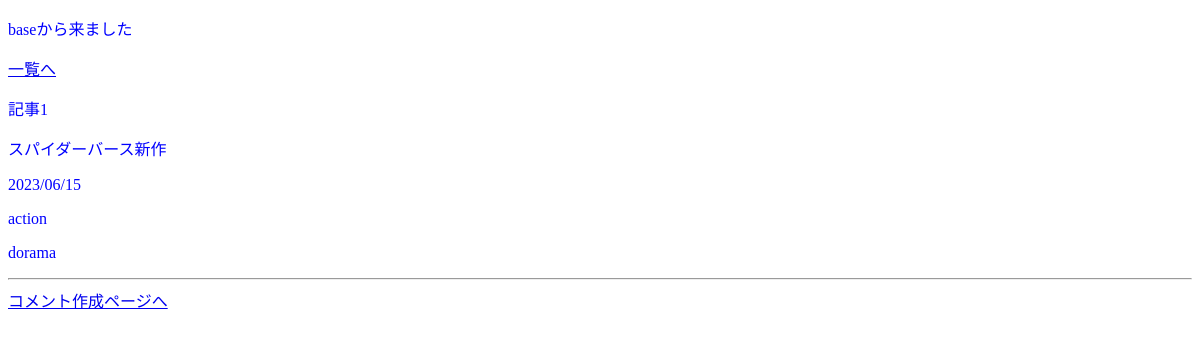
The app's page /article/detail/1/, older data.
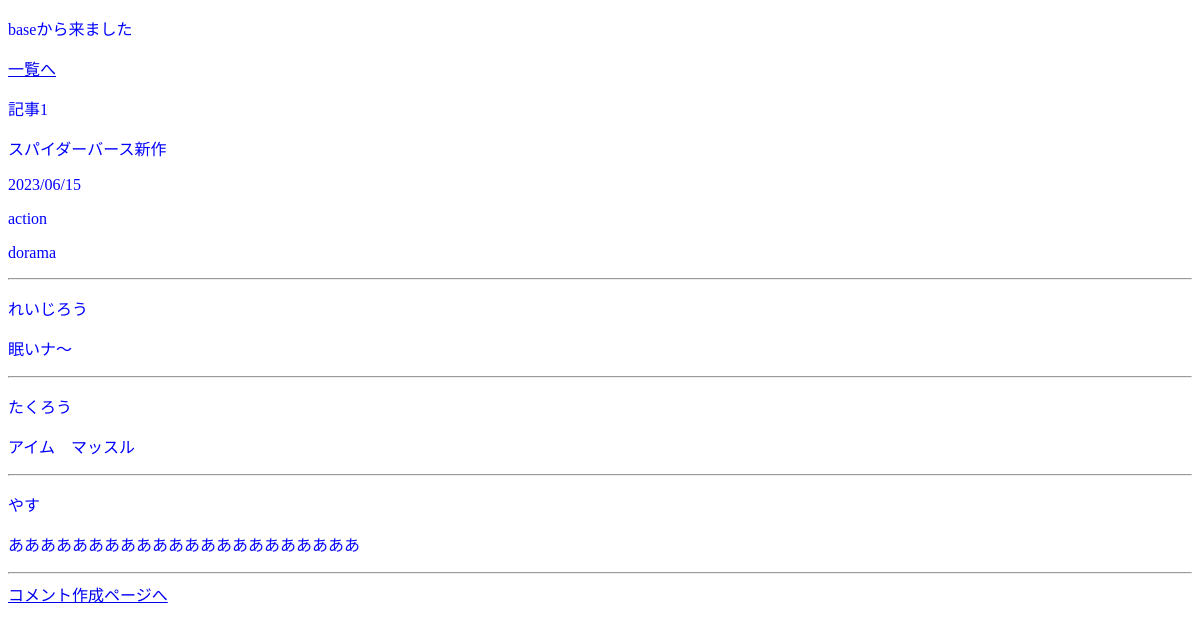
The same page, newer data.
### blog/models.py (models this page shows, shortened)
class Article(models.Model):
    title = models.CharField('タイトル', max_length=255)
    text = models.TextField('本文') # 複数行の入力欄
    created_at = models.DateTimeField('作成日', default=timezone.now)
    category = models.ForeignKey(Category, on_delete=models.PROTECT, verbose_name='カテゴリ')
    tags = models.ManyToManyField(Tag, blank=True, null=True, verbose_name='タグ')

class Category(models.Model):
    name = models.CharField('カテゴリ名', max_length=255)
    def __str__(self):
        return self.name

class Tag(models.Model):
    name = models.CharField('タグ名', max_length=255)

class Comment(models.Model):
    name = models.CharField('名前', default='名無し',max_length=255)
    text = models.TextField('コメント内容')
    target = models.ForeignKey(
        Article, on_delete=models.SET_NULL,
        blank=True, null=True,
        verbose_name='紐づく記事'
    )

### blog/views.py (the view)
# urls.py: path('article/detail/<int:pk>/', views.ArticleDetailView.as_view(), name='article_detail'),
class ArticleDetailView(generic.DetailView):
    model = Article
    template_name = 'blog/article_detail.html'

### templates/blog/article_detail.html
{% extends 'base.html' %}
{% block content %}
    <p>{{ article.title }}</p>
    <p>{{ article.text }}</p>
    <p>{{ article.created_at|date:'Y/m/d'}}</p>
    <p>{{ article.category }}</p>
    <p>
        {% for tag in article.tags.all %}
            {{ tag.name }}
        {% endfor %}
    </p>
    <hr>
{% for comment in article.comment_set.all %}
    <div>
        <p>{{ comment.name }}</p>
        <p>{{ comment.text | linebreaks }}</p>
    </div>
    <hr>
{% endfor %}
<a href="{% url 'blog:comment_create' article.id %}">コメント作成ページへ</a>
{% endblock %}

### templates/base.html (shortened to what this page needs)
<!DOCTYPE html>
{% load static %}
  <html lang="ja">
  <head>
      <link rel="stylesheet" href="{% static 'css/style.css' %}">
  </head>
  <body>
       <p>baseから来ました</p>
       <p><a href={% url "blog:article_list" %}>一覧へ</a></p>
      {% block content %}{% endblock %}
  </body>
  </html>

### static/css/style.css (style rules this page uses)
h1, h2, h3, h4, p { color:blue; }

Row changes from the older to the newer data that the page shows:
added Comment: name "れいじろう", text "眠いナ～"
added Comment: name "たくろう", text "アイム マッスル"
added Comment: name "やす", text "ああああああああああああああああああああああ"
